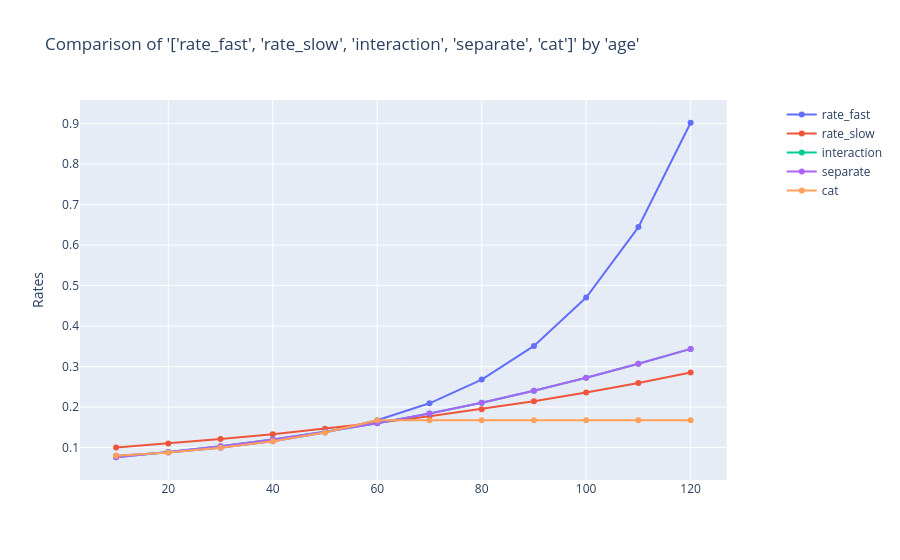

Source (notebook cell):
### Code cell
charters.compare_rates(
    merge_fast,
    x_axis="age",
    rates=["rate_fast", "rate_slow", "interaction", "separate", "cat"],
)

### Figure 1 — Plotly figure (JSON) as saved in the notebook; plotly's stock layout.template omitted (floating-point values rounded to 4 significant figures)
{"data": [{"mode": "lines+markers", "name": "rate_fast", "type": "scatter", "x": [10, 20, 30, 40, 50, 60, 70, 80, 90, 100, 110, 120], "xaxis": "x", "y": [0.08, 0.088, 0.09944, 0.1154, 0.1373, 0.1675, 0.2093, 0.2679, 0.351, 0.4704, 0.6444, 0.9021], "yaxis": "y"}, {"mode": "lines+markers", "name": "rate_slow", "type": "scatter", "x": [10, 20, 30, 40, 50, 60, 70, 80, 90, 100, 110, 120], "xaxis": "x", "y": [0.1, 0.11, 0.121, 0.1331, 0.1464, 0.1611, 0.1772, 0.1949, 0.2144, 0.2358, 0.2594, 0.2853], "yaxis": "y"}, {"mode": "lines+markers", "name": "interaction", "type": "scatter", "x": [10, 20, 30, 40, 50, 60, 70, 80, 90, 100, 110, 120], "xaxis": "x", "y": [0.07609, 0.08879, 0.1034, 0.12, 0.1389, 0.1603, 0.1843, 0.2109, 0.2402, 0.2723, 0.3068, 0.3437], "yaxis": "y"}, {"mode": "lines+markers", "name": "separate", "type": "scatter", "x": [10, 20, 30, 40, 50, 60, 70, 80, 90, 100, 110, 120], "xaxis": "x", "y": [0.07609, 0.08879, 0.1034, 0.12, 0.1389, 0.1603, 0.1843, 0.2109, 0.2402, 0.2723, 0.3068, 0.3437], "yaxis": "y"}, {"mode": "lines+markers", "name": "cat", "type": "scatter", "x": [10, 20, 30, 40, 50, 60, 70, 80, 90, 100, 110, 120], "xaxis": "x", "y": [0.08, 0.088, 0.09944, 0.1154, 0.1373, 0.1675, 0.1675, 0.1675, 0.1675, 0.1675, 0.1675, 0.1675], "yaxis": "y"}], "layout": {"title": {"text": "Comparison of '['rate_fast', 'rate_slow', 'interaction', 'separate', 'cat']' by 'age'"}, "xaxis": {"anchor": "y", "domain": [0, 0.94]}, "yaxis": {"anchor": "x", "domain": [0, 1], "title": {"text": "Rates"}, "type": "-"}, "yaxis2": {"anchor": "x", "overlaying": "y", "side": "right"}}}
